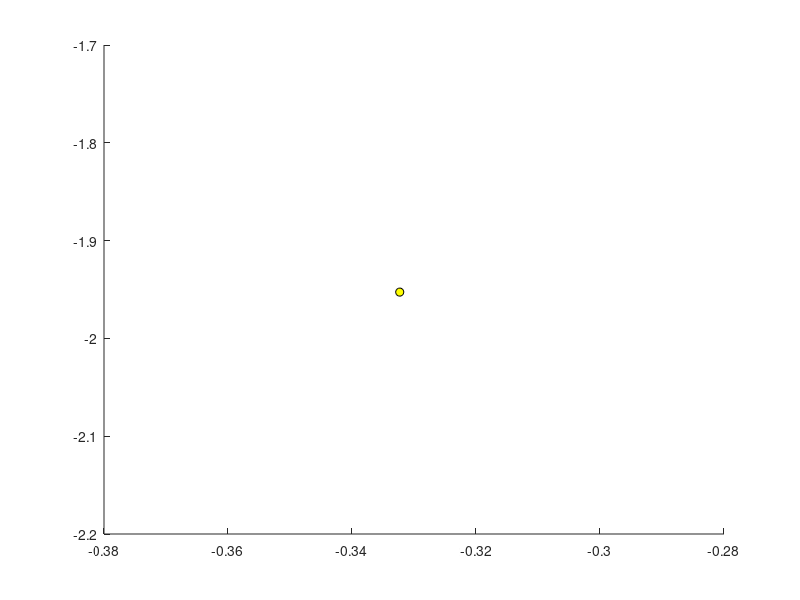

Reproduce this figure in MATLAB. (Note: this script raises an error after producing the figure.)
%{
-----------------------------------------------------------
    Daily stock price changes in 2015 for S&P500 stocks
          Principal Component Analysis exercise
                        Sam Qian
-----------------------------------------------------------

I obtained daily percentage price changes over 236 trading days in 2015 for 497 stocks 
in the S&P500 index. I created an 497 x 236 matrix and performed PCA to ask
if stocks cluster in their daily behavior over the year.

Stock data obtained with 'Multiple Stock Quote Downloader'
(http://investexcel.net/)

Other sources consulted: 
http://matlabdatamining.blogspot.com/2010/02/principal-components-analysis.html

%}

clear all;
clc;

% Load data matrix, stock symbols, and sectors
load dailyChange.mat
load symList.mat
load sectors.mat
input = dailyChange';

% Descriptive stats
[n, m] = size(input);
stockMeans = mean(input);
stockStd = std(input);

% Standardize input data
input_standardized = zscore(input);

% PCA
[coeff, score, latent] = pca(input_standardized);

% Plot stocks on PC1 and PC2, color-coded based on sector
figure;
hold on;
for i=1:size(input,1);
    if strcmp(symList{2,i},sectors{1})==1;
        plot(score(i,1),score(i,2),'o','MarkerFaceColor','[0.5 0.5 0.5]', 'MarkerEdgeColor','k');
    end
    if strcmp(symList{2,i},sectors{2})==1;
        plot(score(i,1),score(i,2),'o','MarkerFaceColor','[0.5 0.5 0.5]', 'MarkerEdgeColor','k');
    end
    if strcmp(symList{2,i},sectors{3})==1;
        plot(score(i,1),score(i,2),'o','MarkerFaceColor','r', 'MarkerEdgeColor','k');
    end
    if strcmp(symList{2,i},sectors{4})==1;
        plot(score(i,1),score(i,2),'o','MarkerFaceColor','b', 'MarkerEdgeColor','k');
    end
    if strcmp(symList{2,i},sectors{5})==1;
        plot(score(i,1),score(i,2),'o','MarkerFaceColor','y', 'MarkerEdgeColor','k');
    end
    if strcmp(symList{2,i},sectors{6})==1;
        plot(score(i,1),score(i,2),'o','MarkerFaceColor','[0.5 0.5 0.5]', 'MarkerEdgeColor','k');
    end
    if strcmp(symList{2,i},sectors{7})==1;
        plot(score(i,1),score(i,2),'o','MarkerFaceColor','[0.5 0.5 0.5]', 'MarkerEdgeColor','k');
    end
    if strcmp(symList{2,i},sectors{8})==1;
        plot(score(i,1),score(i,2),'o','MarkerFaceColor','[0.5 0.5 0.5]', 'MarkerEdgeColor','k');
    end
    if strcmp(symList{2,i},sectors{9})==1;
        plot(score(i,1),score(i,2),'o','MarkerFaceColor','[0.5 0.5 0.5]', 'MarkerEdgeColor','k');
    end
    if strcmp(symList{2,i},sectors{10})==1;
        plot(score(i,1),score(i,2),'o','MarkerFaceColor','m', 'MarkerEdgeColor','k');
    end
end

title('Stocks projected onto principal components');
xlabel('PC 1');
ylabel('PC 2');
disp('Sectors: Utilities (Magenta), Financials (Blue), Health Care (Yellow), Energy (Red), and all others (Gray)');

%%

% Interpretation
disp('Interpretations:');
disp('Stocks within the same sector behave similarly.');
disp('PCA identified a subset of stocks that separate out from the bulk of data points along PC 1. This subset mostly include stocks in the Energy sector (colored red), which according to a quick Google search, seemed to do particularly bad in the year 2015.');